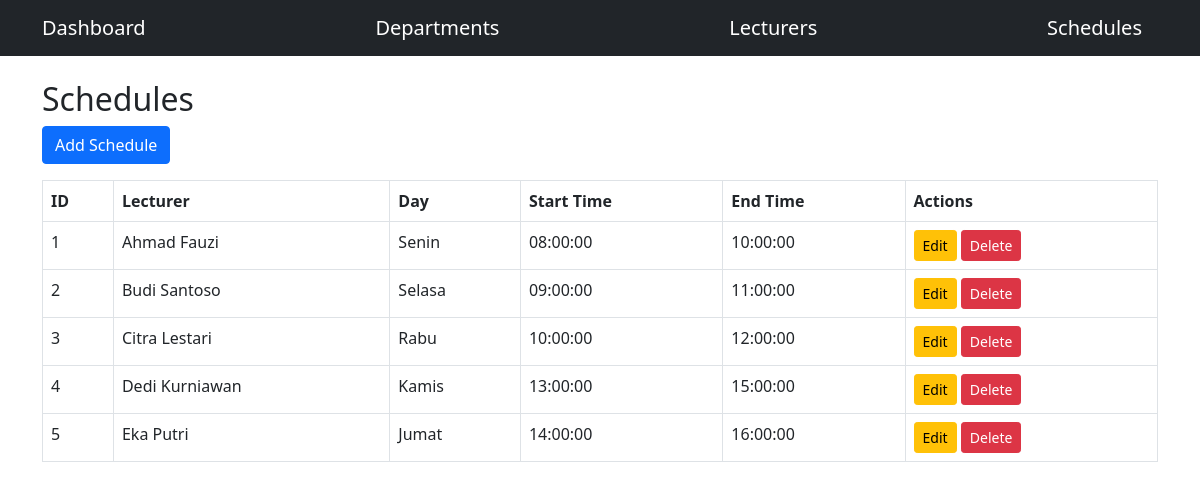
/tp_mvc25/schedules.php, run on the app's committed database.
### tables this page shows
CREATE TABLE schedules (
    id INT AUTO_INCREMENT PRIMARY KEY,
    lecturer_id INT NOT NULL,
    day VARCHAR(20) NOT NULL,
    time_start TIME NOT NULL,
    time_end TIME NOT NULL,
    FOREIGN KEY (lecturer_id) REFERENCES lecturers(id)
);

CREATE TABLE lecturers (
    id INT AUTO_INCREMENT PRIMARY KEY,
    name VARCHAR(100) NOT NULL,
    nidn VARCHAR(50) NOT NULL,
    phone VARCHAR(20) NOT NULL,
    join_date DATE NOT NULL,
    department_id INT,
    FOREIGN KEY (department_id) REFERENCES departments(id)
);

### tp_mvc25/controllers/SchedulesController.php (called while the page is built, shortened)
<?php
include_once(__DIR__ . "/../models/Lecturers.php");
include_once(__DIR__ . "/../views/SchedulesView.php");
class SchedulesController
{
    private $schedule;
    private $lecturer;
    function __construct()
    {
        $this->schedule = new Schedules(
            Config::$db_host,
            Config::$db_user,
            Config::$db_pass,
            Config::$db_name
        );
        $this->lecturer = new Lecturers(
            Config::$db_host,
            Config::$db_user,
            Config::$db_pass,
            Config::$db_name
        );
    }
    public function index()
    {
        $scheduleData = $this->schedule->getAll();
        $lecturerData = $this->lecturer->getAll();
        $view = new SchedulesView();
        $view->render([
            "schedules" => $scheduleData,
            "lecturers" => $lecturerData
        ]);
    }
}

### tp_mvc25/schedules.php (called while the page is built)
<?php
include_once("config.php");
include_once("controllers/SchedulesController.php");
include_once("views/SchedulesView.php");
$controller = new SchedulesController();
$controller->index();

### tp_mvc25/models/DB.php (called while the page is built, shortened)
<?php
class DB
{
    protected $db_host;
    protected $db_user;
    protected $db_pass;
    protected $db_name;
    protected $db_link;
    public function __construct($db_host, $db_user, $db_pass, $db_name)
    {
        $this->db_host = $db_host;
        $this->db_user = $db_user;
        $this->db_pass = $db_pass;
        $this->db_name = $db_name;
    }
    public function open()
    {
        $this->db_link = mysqli_connect(
            $this->db_host,
            $this->db_user,
            $this->db_pass,
            $this->db_name
        );
    }
    public function execute($query)
    {
        $this->result = mysqli_query($this->db_link, $query);
        return $this->result;
    }
    public function close()
    {
        if ($this->db_link && $this->db_link instanceof mysqli) {
            $this->db_link = null;
        }
    }
}

### tp_mvc25/models/Schedules.php (called while the page is built, shortened)
<?php
include_once("DB.php");
class Schedules extends DB
{
    function getAll()
    {
        $query = "SELECT s.*, l.name AS lecturer_name
                  FROM schedules s
                  JOIN lecturers l ON s.lecturer_id = l.id";
        $this->execute($query);
        $data = [];
        while ($row = $this->getResult()) {
            $data[] = $row;
        }
        return $data;
    }
}

### tp_mvc25/views/SchedulesView.php (the view, shortened to what this page needs)
<?php
class SchedulesView {
    public function render($data)
    {
        $tableData = "";
        foreach ($data['schedules'] as $s) {
            $tableData .= "
                <tr>
                    <td>{$s['id']}</td>
                    <td>{$s['lecturer_name']}</td>
                    <td>{$s['day']}</td>
                    <td>{$s['time_start']}</td>
                    <td>{$s['time_end']}</td>
                    <td>
                        <a class='btn btn-warning btn-sm' href='/tp_mvc25/schedules/edit.php?id={$s['id']}'>Edit</a>
                        <a class='btn btn-danger btn-sm' href='/tp_mvc25/schedules/delete.php?id={$s['id']}'>Delete</a>
                    </td>
                </tr>
            ";
        }
    }
}

### data on the page
schedules: id "1", lecturer.name "Ahmad Fauzi", day "Senin", time_start "08:00:00", time_end "10:00:00"
schedules: id "2", lecturer.name "Budi Santoso", day "Selasa", time_start "09:00:00", time_end "11:00:00"
schedules: id "3", lecturer.name "Citra Lestari", day "Rabu", time_start "10:00:00", time_end "12:00:00"
schedules: id "4", lecturer.name "Dedi Kurniawan", day "Kamis", time_start "13:00:00", time_end "15:00:00"
schedules: id "5", lecturer.name "Eka Putri", day "Jumat", time_start "14:00:00", time_end "16:00:00"

### other printed values
$this->content "Dashboard Departments Lecturers Schedules Schedules Add Schedule ID Lecturer Day Start Time End Time Actions"
